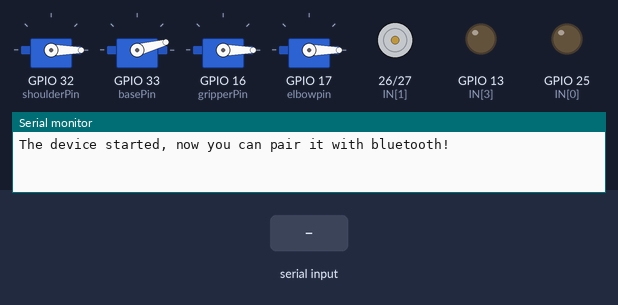
The sketch below on a simulated ESP32. Shown: 4 × servo, motor-driver pin pairs drawn as motors (green arrow = first pin HIGH = forward, orange = second pin HIGH = backward, longer = more drive), output pins drawn as LEDs (lit = HIGH), the last lines printed to the serial monitor. The test bench sets the inputs (shaded band). Nothing arrives over Bluetooth unless stated.

Above: at 1.2 s.
1.3 s: "90,45,200\n" received over the second serial link
At 2.0 s:
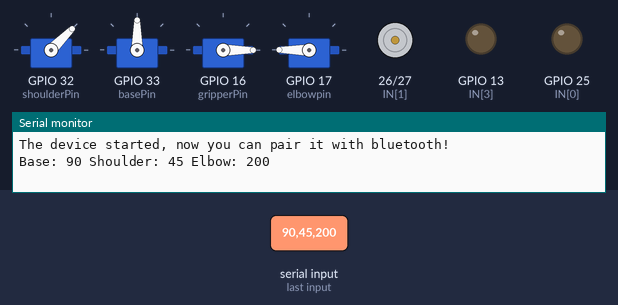
2.8 s: "30,150,10\n" received over the second serial link
At 3.2 s:
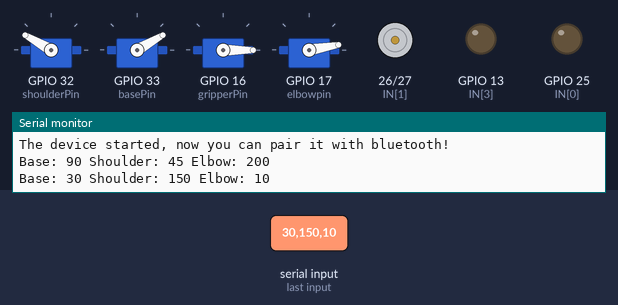
4.3 s: "90,45\n" received over the second serial link
At 5.5 s:
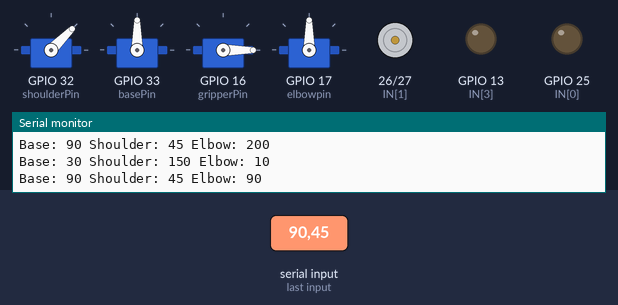
5.8 s: "30,150\n" received over the second serial link
At 6.6 s:
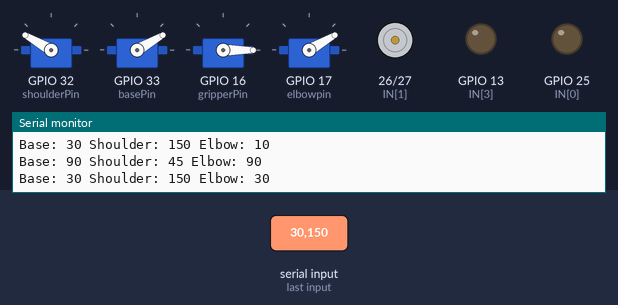
7.3 s: "90\n" received over the second serial link
At 7.7 s:
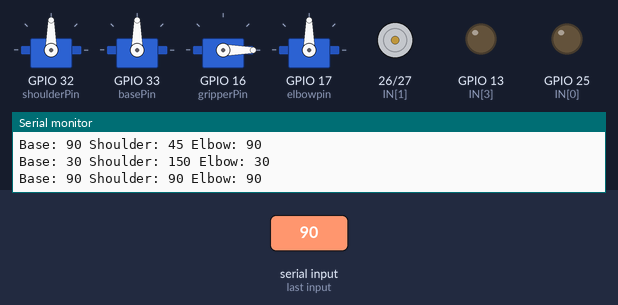
8.8 s: "R90\n" received over the second serial link
At 10.1 s:
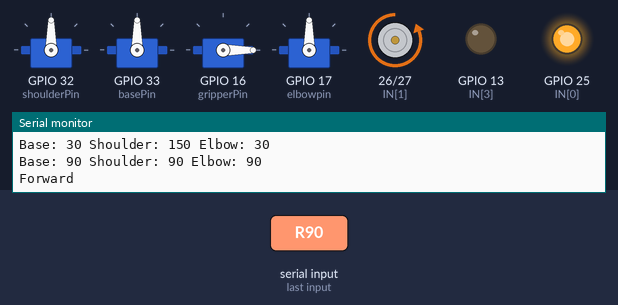
Timing chart, 0 to 11.3 s (numbered marks = the images above; inputs shaded):
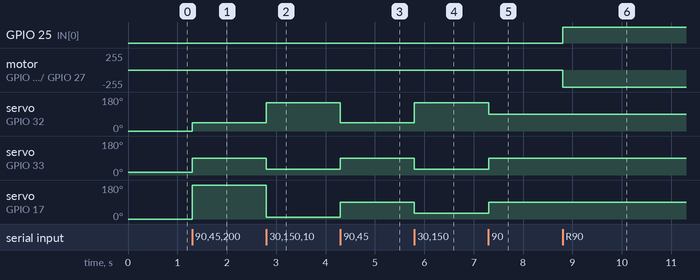

Measured:
- after the input at 1.3 s, servo on GPIO 32 (shoulderPin): 0° → 45° at once; servo on GPIO 33 (basePin): 15° → 90° at once; servo on GPIO 17 (elbowpin): 0° → 180° at once
- after the input at 2.8 s, servo on GPIO 32 (shoulderPin): 45° → 150° at once; servo on GPIO 33 (basePin): 90° → 30° at once; servo on GPIO 17 (elbowpin): 180° → 10° at once
- after the input at 4.3 s, servo on GPIO 32 (shoulderPin): 150° → 45° at once; servo on GPIO 33 (basePin): 30° → 90° at once; servo on GPIO 17 (elbowpin): 10° → 90° at once
- after the input at 5.8 s, servo on GPIO 32 (shoulderPin): 45° → 150° at once; servo on GPIO 33 (basePin), servo on GPIO 17 (elbowpin): 90° → 30° at once
- after the input at 7.3 s, servo on GPIO 32 (shoulderPin): 150° → 90° at once; servo on GPIO 33 (basePin), servo on GPIO 17 (elbowpin): 30° → 90° at once
- after the input at 8.8 s, GPIO 25 (IN[0]): LOW → HIGH at once; motor on GPIO 26 (IN[1]) / GPIO 27 (IN[2]): stopped → backward 255/255 at once

The sketch:

ARM_HC12_Receiver.ino
```cpp
#include <ESP32Servo.h>
#include "BluetoothSerial.h"

#if !defined(CONFIG_BT_ENABLED) || !defined(CONFIG_BLUEDROID_ENABLED)
#error Bluetooth is not enabled! Please run `make menuconfig` to and enable it
#endif

BluetoothSerial SerialBT;
int wet = 0;
// create four servo objects
Servo shoulder;
Servo base;
Servo gripper;
Servo elbow;

// Published values for SG90 servos; adjust if needed
int minUs = 1000;
int maxUs = 2000;

// These are all GPIO pins on the ESP32
// Recommended pins include 2,4,12-19,21-23,25-27,32-33
int uart1[] = { 19, 18 };  //(Tx,Rx) HC12
int shoulderPin = 32;
int basePin = 33;
int gripperPin = 16;
int elbowpin = 17;

int elbow_min = 0;
int elbow_max = 180;
int elbow_pos = 0;

int gripper_min = 0;
int gripper_max = 180;
int gripper_pos = 0;

int shoulder_min = 0;
int shoulder_max = 180;
int shoulder_pos = 0;

int base_min = 15;
int base_max = 180;
int base_pos = 15;

int IN[] = { 25, 26, 27, 13 };

int pos = 0;  // position in degrees
long previostime = 0;
long currenttime = 0;
int timeout = 20;
ESP32PWM pwm;
void setup() {
  // Allow allocation of all timers
  ESP32PWM::allocateTimer(0);
  ESP32PWM::allocateTimer(1);
  ESP32PWM::allocateTimer(2);
  ESP32PWM::allocateTimer(3);
  Serial.begin(9600);
  Serial1.begin(9600, SERIAL_8N1, uart1[1], uart1[0]);
  Serial1.setTimeout(50);
  shoulder.setPeriodHertz(50);  // Standard 50hz servo
  base.setPeriodHertz(50);      // Standard 50hz servo
  gripper.setPeriodHertz(50);   // Standard 50hz servo
  elbow.setPeriodHertz(50);     // Standard 50hz servo
  SerialBT.begin("Arm Robot");  // Bluetooth device name
  Serial.println("The device started, now you can pair it with bluetooth!");
  shoulder.attach(shoulderPin, minUs, maxUs);
  base.attach(basePin, minUs, maxUs);
  gripper.attach(gripperPin, minUs, maxUs);
  elbow.attach(elbowpin, minUs, maxUs);
  pinMode(IN[0], OUTPUT);
  pinMode(IN[1], OUTPUT);
  pinMode(IN[2], OUTPUT);
  pinMode(IN[3], OUTPUT);
  digitalWrite(IN[0], LOW);
  digitalWrite(IN[1], LOW);
  digitalWrite(IN[2], LOW);
  digitalWrite(IN[3], LOW);
}

void loop() {
  if (Serial1.available() > 0) {
    // Read the incoming data as a string
    String receivedData = Serial1.readStringUntil('\n');

    // Print the received data to the primary serial for debugging
    // Serial.println("Received: " + receivedData);

    // Parse the received data (comma-separated values)
    parseData(receivedData, base_pos, shoulder_pos, elbow_pos);

    // Print parsed values for debugging
    Serial.print("Base: ");
    Serial.print(base_pos);
    Serial.print(" Shoulder: ");
    Serial.print(shoulder_pos);
    Serial.print(" Elbow: ");
    Serial.println(elbow_pos);

    // Add your logic here to control the robot arm or other actions
  }
  if (SerialBT.available()) {
    char rx = SerialBT.read();
    if (rx == 'S') {
      Serial.println("STOP");
      rover_control("0000");
    } else if (rx == 'R') {
      Serial.println("Forward");
      rover_control("1000");
    } else if (rx == 'Q') {
      Serial.println("Bacward");
      rover_control("0100");
    } else if (rx == 'O') {
      Serial.println("LEFT");
      rover_control("0010");
    } else if (rx == 'P') {
      Serial.println("Right");
      rover_control("0001");
    } else if (rx == 'C') {
      Serial.println("Shoulder UP");
      shoulder_pos++;
    } else if (rx == 'D') {
      Serial.println("Shoulder Down");
      shoulder_pos--;
    } else if (rx == 'F') {
      Serial.println("Elbow UP");
      elbow_pos--;
    } else if (rx == 'E') {
      Serial.println("Elbow Down");
      elbow_pos++;
    } else if (rx == 'G') {
      Serial.println("Gripper UP");
      gripper_pos++;
      Serial.println(gripper_pos);
    } else if (rx == 'H') {
      Serial.println("Gripper Down");
      gripper_pos--;
      Serial.println(gripper_pos);
    } else if (rx == 'B') {
      Serial.println("base Clockwise");
      base_pos++;
    } else if (rx == 'A') {
      Serial.println("base Counter Clockwise");
      base_pos--;
    }
  }
  if (elbow_pos > elbow_max) {
    elbow_pos = elbow_max;
  } else if (elbow_pos < elbow_min) {
    elbow_pos = elbow_min;
  }

  if (shoulder_pos > shoulder_max) {
    shoulder_pos = shoulder_max;
  } else if (shoulder_pos < shoulder_min) {
    shoulder_pos = shoulder_min;
  }

  if (gripper_pos > gripper_max) {
    gripper_pos = gripper_max;
  } else if (gripper_pos < gripper_min) {
    gripper_pos = gripper_min;
  }
  if (base_pos > base_max) {
    base_pos = base_max;
  } else if (base_pos < base_min) {
    base_pos = base_min;
  }

  elbow.write(elbow_pos);
  shoulder.write(shoulder_pos);
  base.write(base_pos);
  gripper.write(gripper_pos);
}

void rover_control(String buttonstat) {
  if (buttonstat[0] == '1') {
    digitalWrite(IN[0], HIGH);
    digitalWrite(IN[1], LOW);
    digitalWrite(IN[2], HIGH);
    digitalWrite(IN[3], LOW);
  } else if (buttonstat[1] == '1') {
    digitalWrite(IN[0], LOW);
    digitalWrite(IN[1], HIGH);
    digitalWrite(IN[2], LOW);
    digitalWrite(IN[3], HIGH);
  } else if (buttonstat[2] == '1') {
    digitalWrite(IN[0], LOW);
    digitalWrite(IN[1], HIGH);
    digitalWrite(IN[2], HIGH);
    digitalWrite(IN[3], LOW);
  } else if (buttonstat[3] == '1') {
    digitalWrite(IN[0], HIGH);
    digitalWrite(IN[1], LOW);
    digitalWrite(IN[2], LOW);
    digitalWrite(IN[3], HIGH);
  } else {
    digitalWrite(IN[0], LOW);
    digitalWrite(IN[1], LOW);
    digitalWrite(IN[2], LOW);
    digitalWrite(IN[3], LOW);
  }
}
// Function to parse comma - separated data into individual integers
void parseData(String data, int &pitch, int &roll, int &yaw) {
  int index1 = data.indexOf(',');              // Find the first comma
  int index2 = data.indexOf(',', index1 + 1);  // Find the second comma

  // Extract substrings and convert to integers
  pitch = data.substring(0, index1).toInt();
  roll = data.substring(index1 + 1, index2).toInt();
  yaw = data.substring(index2 + 1).toInt();
}
```
